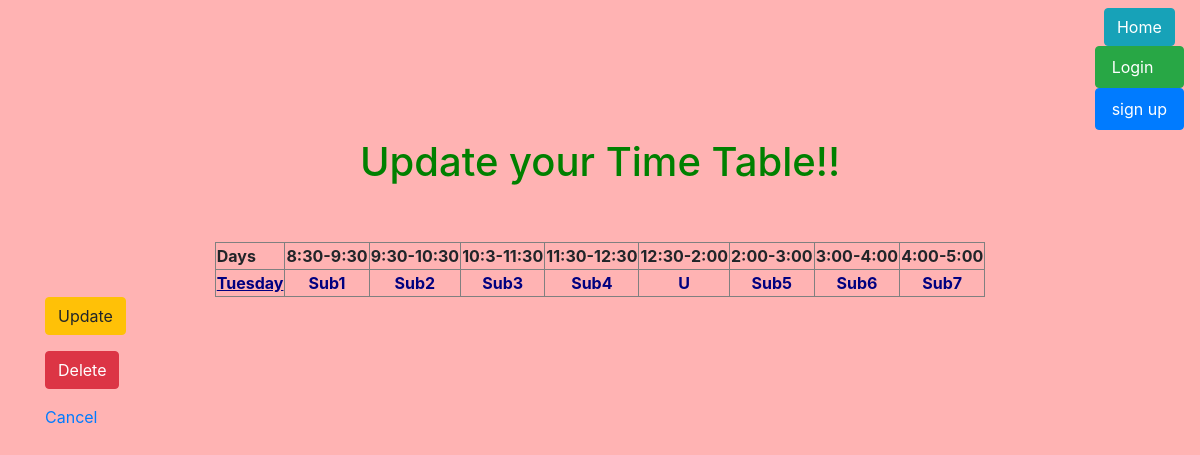
Screenshot of /TT/17/ with the database file from the repository.
### TT/models.py (models this page shows, shortened)
class timetable(models.Model):
    days = models.CharField(max_length=64)
    sub1= models.CharField(max_length=64)
    sub2 = models.CharField(max_length=64)
    sub3 = models.CharField(max_length=64)
    sub4= models.CharField(max_length=64)
    sub5 = models.CharField(max_length=64,blank="True")
    sub6 = models.CharField(max_length=64)
    sub7 = models.CharField(max_length=64)
    sub8 = models.CharField(max_length=64)

### TT/views.py (the view)
# urls.py: url(r'^(?P<pk>\d+)/$', views.TTDetailView.as_view(), name='detail'),
class TTDetailView(DetailView):
    context_object_name = 'TT_detail'
    model = models.timetable
    template_name = 'TT/timetable_detail.html'

### TT/templates/TT/timetable_detail.html
{% extends "base.html" %}
{% block content %}
<div class="container" align="center">
    <marquee><h1 style="color:Green;">Update your Time Table!!</h1></marquee><br><br>
    <table border="1">
        <thead>
            <tr>
                  <th>Days</th>
                <th>8:30-9:30</th>
                <th>9:30-10:30</th>
                <th>10:3-11:30</th>
                <th>11:30-12:30</th>
                <th>12:30-2:00</th>
                <th>2:00-3:00</th>
                <th>3:00-4:00</th>
                 <th>4:00-5:00</th>
            </tr>
        </thead>
        <tr>
            <td align="center"><font color="#000080"><b><u>{{TT_detail.days}}</td>
            <td align="center"><font color="#000080"><b>{{TT_detail.sub1}}</b></font></td>
           <td align="center"><font color="#000080"><b>{{TT_detail.sub2}}</b></font></td>
            <td align="center"><font color="#000080"><b>{{TT_detail.sub3}}</b></font></td>
             <td align="center"><font color="#000080"><b>{{TT_detail.sub4}}</b></font></td>
             <td align="center"><font color="#000080"><b>{{TT_detail.sub5}}</b></font></td>
             <td align="center"><font color="#000080"><b>{{TT_detail.sub6}}</b></font></td>
            <td align="center"><font color="#000080"><b>{{TT_detail.sub7}}</b></font></td>
             <td align="center"><font color="#000080"><b>{{TT_detail.sub8}}</b></font></td>
        </tr>
    </table>
</div>
<div class="container">
    <p><a class='btn btn-warning' href="{% url 'TT:update' pk=TT_detail.pk %}">Update</a> </p>
    <p><a class='btn btn-danger' href="{% url 'TT:delete' pk=TT_detail.pk %}">Delete</a> </p>
     <a href="{% url 'TT:list' %}">Cancel</a> </p>
</div>
{% endblock %}

### rows the page displays
timetable: days "Tuesday", sub1 "Sub1", sub2 "Sub2", sub3 "Sub3", sub4 "Sub4", sub5 "U", sub6 "Sub5", sub7 "Sub6", sub8 "Sub7"
